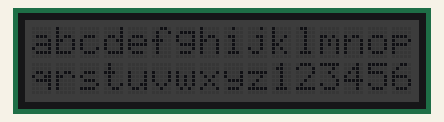
The program below on a simulated Raspberry Pi (BCM pin numbers) with a GrovePi. Parts: 16×2 character LCD. Library files of the repository ran but are not shown: lcd.py.

Above: at 0.1 s.
At 5.52 s:
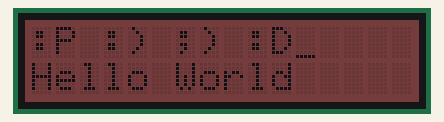
At 9.72 s:
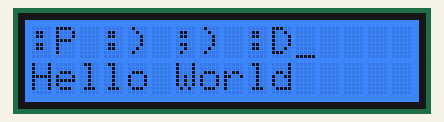
At 13.93 s:
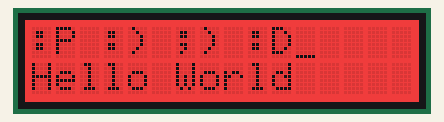
At 22.65 s:
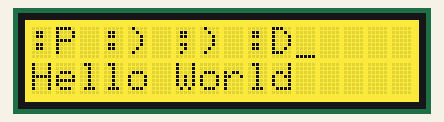
At 39.78 s:
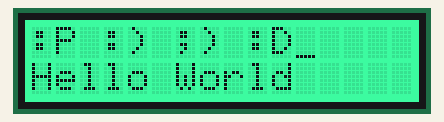

Measured:
- what the display in image 0 shows lasts 5.0 s, from 0.1 s to 5.1 s

The program:

lcd_test.py
```python
# (licence header left out)
from lcd import *
import time

r = 1
g = 1
b = 1

lcd_init()
lcd_write_string("abcdefghijklmnopqrstuvwxyz1234567890")
lcd_set_rgb(r, g, b)
time.sleep(5)
lcd_clear()
lcd_write_string(":) :) ;) \nHello World")
lcd_set_rgb(r, g, b)
lcd_return_home()
lcd_write_string(":P")
lcd_set_cursor(0, 9)
lcd_write_string(":D")
time.sleep(0.002)
while 1 == 1:
   #red
   while (r < 255):
      r += 1
      lcd_set_rgb(r, g, b)
      time.sleep(0.002)
   #yellow
   while (g < 255):
      g += 1
      lcd_set_rgb(r, g, b)
      time.sleep(0.002)
   #green
   while (r > 1):
      r -= 1
      lcd_set_rgb(r, g, b)
      time.sleep(0.002)
   #cyan
   while (b < 255):
      b += 1
      lcd_set_rgb(r, g, b)
      time.sleep(0.002)
   #blue
   while (g > 1):
      g -= 1
      lcd_set_rgb(r, g, b)
      time.sleep(0.002)
   #purple
   while (r < 255):
      r += 1
      lcd_set_rgb(r, g, b)
      time.sleep(0.002)
   #white
   while (g < 255):
      g += 1
      lcd_set_rgb(r, g, b)
      time.sleep(0.002)
   #black
   while ( (r > 1) and (g > 1) and (b > 1) ):
      r -= 1
      b -= 1
      g -= 1
      lcd_set_rgb(r, g, b)
      time.sleep(0.002)
      
```
